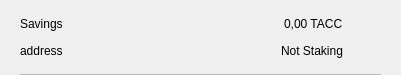
<?xml version="1.0" encoding="UTF-8"?>
<ui version="4.0">
 <class>CSRow</class>
 <widget class="QWidget" name="CSRow">
  <property name="geometry">
   <rect>
    <x>0</x>
    <y>0</y>
    <width>401</width>
    <height>75</height>
   </rect>
  </property>
  <property name="windowTitle">
   <string>Form</string>
  </property>
  <layout class="QVBoxLayout" name="verticalLayout">
   <property name="spacing">
    <number>0</number>
   </property>
   <property name="leftMargin">
    <number>20</number>
   </property>
   <property name="topMargin">
    <number>10</number>
   </property>
   <property name="rightMargin">
    <number>20</number>
   </property>
   <property name="bottomMargin">
    <number>0</number>
   </property>
   <item>
    <widget class="QWidget" name="info" native="true">
     <property name="minimumSize">
      <size>
       <width>0</width>
       <height>0</height>
      </size>
     </property>
     <layout class="QHBoxLayout" name="horizontalLayout_3">
      <property name="leftMargin">
       <number>0</number>
      </property>
      <property name="topMargin">
       <number>0</number>
      </property>
      <property name="rightMargin">
       <number>0</number>
      </property>
      <property name="bottomMargin">
       <number>10</number>
      </property>
      <item>
       <widget class="QWidget" name="container" native="true">
        <property name="minimumSize">
         <size>
          <width>0</width>
          <height>0</height>
         </size>
        </property>
        <layout class="QVBoxLayout" name="verticalLayout_2">
         <property name="spacing">
          <number>0</number>
         </property>
         <property name="leftMargin">
          <number>0</number>
         </property>
         <property name="topMargin">
          <number>0</number>
         </property>
         <property name="rightMargin">
          <number>0</number>
         </property>
         <property name="bottomMargin">
          <number>0</number>
         </property>
         <item>
          <layout class="QHBoxLayout" name="horizontalLayout">
           <item>
            <widget class="QLabel" name="labelName">
             <property name="toolTip">
              <string notr="true"/>
             </property>
             <property name="text">
              <string>Savings</string>
             </property>
            </widget>
           </item>
           <item>
            <spacer name="horizontalSpacer">
             <property name="orientation">
              <enum>Qt::Horizontal</enum>
             </property>
             <property name="sizeHint" stdset="0">
              <size>
               <width>40</width>
               <height>20</height>
              </size>
             </property>
            </spacer>
           </item>
           <item>
            <widget class="QLabel" name="labelAmount">
             <property name="text">
              <string>0,00 TACC</string>
             </property>
            </widget>
           </item>
          </layout>
         </item>
         <item>
          <layout class="QHBoxLayout" name="horizontalLayout_2">
           <item>
            <widget class="QLabel" name="labelAddress">
             <property name="toolTip">
              <string notr="true"/>
             </property>
             <property name="text">
              <string>address</string>
             </property>
            </widget>
           </item>
           <item>
            <spacer name="horizontalSpacer_2">
             <property name="orientation">
              <enum>Qt::Horizontal</enum>
             </property>
             <property name="sizeHint" stdset="0">
              <size>
               <width>40</width>
               <height>20</height>
              </size>
             </property>
            </spacer>
           </item>
           <item>
            <widget class="QLabel" name="labelStaking">
             <property name="text">
              <string>Not Staking</string>
             </property>
            </widget>
           </item>
          </layout>
         </item>
        </layout>
       </widget>
      </item>
      <item alignment="Qt::AlignHCenter|Qt::AlignVCenter">
       <widget class="QPushButton" name="pushButtonMenu">
        <property name="minimumSize">
         <size>
          <width>24</width>
          <height>24</height>
         </size>
        </property>
        <property name="maximumSize">
         <size>
          <width>32</width>
          <height>32</height>
         </size>
        </property>
        <property name="focusPolicy">
         <enum>Qt::NoFocus</enum>
        </property>
        <property name="styleSheet">
         <string notr="true">border:none; background-color:transparent;</string>
        </property>
        <property name="text">
         <string/>
        </property>
        <property name="icon">
         <iconset>
          <normaloff>://ic-menu-hover</normaloff>://ic-menu-hover</iconset>
        </property>
        <property name="iconSize">
         <size>
          <width>24</width>
          <height>24</height>
         </size>
        </property>
       </widget>
      </item>
     </layout>
    </widget>
   </item>
   <item>
    <widget class="QLabel" name="lblDivisory">
     <property name="minimumSize">
      <size>
       <width>0</width>
       <height>1</height>
      </size>
     </property>
     <property name="maximumSize">
      <size>
       <width>16777215</width>
       <height>1</height>
      </size>
     </property>
     <property name="styleSheet">
      <string notr="true">background-color:#bababa;</string>
     </property>
     <property name="text">
      <string/>
     </property>
     <property name="alignment">
      <set>Qt::AlignBottom|Qt::AlignLeading|Qt::AlignLeft</set>
     </property>
    </widget>
   </item>
  </layout>
 </widget>
 <resources/>
 <connections/>
</ui>
